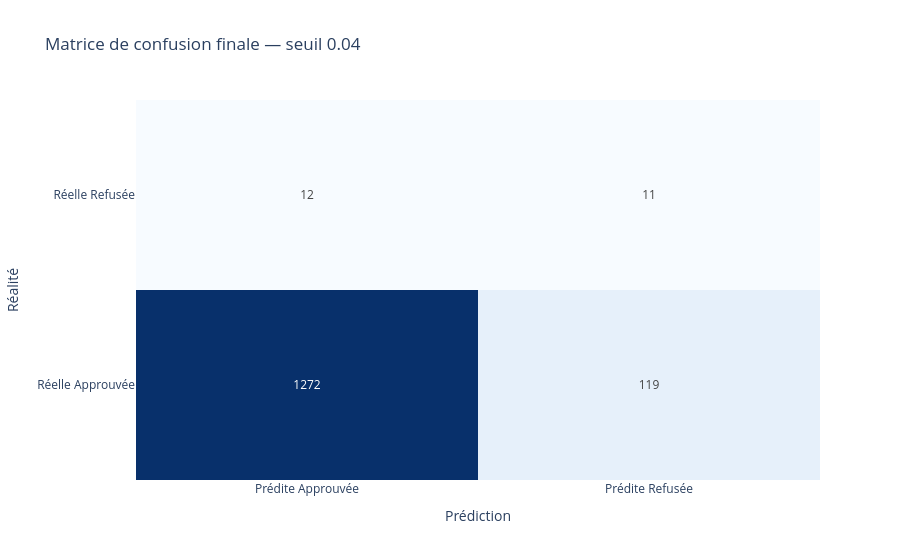

The notebook cell saved with this chart:
### Markdown cell above
## 10. Matrice de confusion finale

### Code cell
final_confusion = confusion_matrix(y_test, test_predictions, labels=[0, 1])
tn, fp, fn, tp = final_confusion.ravel()

confusion_table = pd.DataFrame(
    final_confusion,
    index=["Réelle Approuvée", "Réelle Refusée"],
    columns=["Prédite Approuvée", "Prédite Refusée"],
)
display(confusion_table)

confusion_figure = go.Figure(
    data=go.Heatmap(
        z=final_confusion,
        x=["Prédite Approuvée", "Prédite Refusée"],
        y=["Réelle Approuvée", "Réelle Refusée"],
        text=final_confusion,
        texttemplate="%{text}",
        colorscale="Blues",
        showscale=False,
    )
)
confusion_figure.update_layout(
    title=f"Matrice de confusion finale — seuil {PRODUCTION_THRESHOLD:.2f}",
    xaxis_title="Prédiction",
    yaxis_title="Réalité",
)
confusion_figure.show()

display(
    Markdown(
        f"- **FP = {fp}** : dépenses approuvées mais signalées pour contrôle.\n"
        f"- **FN = {fn}** : dépenses réellement refusées mais non détectées.\n\n"
        "ExpenseAI signale des lignes à examiner ; la décision reste humaine."
    )
)

### Figure 1 — Plotly figure (JSON) as saved in the notebook; plotly's stock layout.template omitted (floating-point values rounded to 4 significant figures)
{"data": [{"colorscale": [[0, "rgb(247,251,255)"], [0.125, "rgb(222,235,247)"], [0.25, "rgb(198,219,239)"], [0.375, "rgb(158,202,225)"], [0.5, "rgb(107,174,214)"], [0.625, "rgb(66,146,198)"], [0.75, "rgb(33,113,181)"], [0.875, "rgb(8,81,156)"], [1, "rgb(8,48,107)"]], "showscale": false, "text": [[1272, 119], [12, 11]], "texttemplate": "%{text}", "type": "heatmap", "x": ["Prédite Approuvée", "Prédite Refusée"], "y": ["Réelle Approuvée", "Réelle Refusée"], "z": [[1272, 119], [12, 11]]}], "layout": {"title": {"text": "Matrice de confusion finale — seuil 0.04"}, "xaxis": {"title": {"text": "Prédiction"}}, "yaxis": {"title": {"text": "Réalité"}}}}
